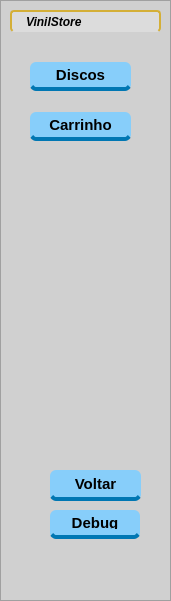
   <widget class="QFrame" name="frame_2">
    <property name="geometry">
     <rect>
      <x>670</x>
      <y>0</y>
      <width>171</width>
      <height>601</height>
     </rect>
    </property>
    <property name="styleSheet">
     <string notr="true">background-color: rgb(208, 208, 208);</string>
    </property>
    <property name="frameShape">
     <enum>QFrame::Shape::StyledPanel</enum>
    </property>
    <property name="frameShadow">
     <enum>QFrame::Shadow::Raised</enum>
    </property>
    <widget class="QPushButton" name="pushButton_Debug">
     <property name="geometry">
      <rect>
       <x>50</x>
       <y>510</y>
       <width>90</width>
       <height>29</height>
      </rect>
     </property>
     <property name="styleSheet">
      <string notr="true">QPushButton {
    background-color: #87CEFA;
    color: #000000;
    border: none;
    border-bottom: 4px solid #0077b3;
    border-radius: 6px;
    font-family: &quot;Courier New&quot;;
    font-weight: bold;
    font-size: 11pt;
    padding: 6px 12px;
    margin-top: 0px;
}
QPushButton:hover {
    background-color: #b0e0e6;
    border-bottom: 4px solid #0099cc;
}
QPushButton:pressed {
    background-color: #0077b3;
    border-bottom: 0px solid transparent;
    margin-top: 4px;
    padding-bottom: 4px;
}</string>
     </property>
     <property name="text">
      <string>Debug</string>
     </property>
    </widget>
    <widget class="QToolBox" name="toolBox_4">
     <property name="geometry">
      <rect>
       <x>10</x>
       <y>10</y>
       <width>151</width>
       <height>271</height>
      </rect>
     </property>
     <property name="styleSheet">
      <string notr="true">QToolBox {
    border: none;
}
QToolBox::tab {
    background-color: #f0f0f0;
    color: #000000;
    border: 1px solid #d4af37;
    border-radius: 4px;
    font-family: &quot;Courier New&quot;;
    font-weight: bold;
    padding-left: 10px;
}
QToolBox::tab:hover {
    background-color: #ffffff;
    border: 1px solid #ffd700;
}
QToolBox::tab:selected {
    background-color: #dcdcdc;
    color: #000000;
    border: 2px solid #d4af37;
    border-bottom: none;
    font-style: italic;
	font: 700 italic 9pt &quot;Courier New&quot;;
}
QPushButton {
    background-color: #87CEFA;
    color: #000000;
    border: none;
    border-bottom: 4px solid #0077b3;
    border-radius: 6px;
    font-family: &quot;Courier New&quot;;
    font-weight: bold;
    font-size: 11pt;
    padding: 6px 12px;
    margin-top: 0px;
}
QPushButton:hover {
    background-color: #b0e0e6;
    border-bottom: 4px solid #0099cc;
}
QPushButton:pressed {
    background-color: #0077b3;
    border-bottom: 0px solid transparent;
    margin-top: 4px;
    padding-bottom: 4px;
}</string>
     </property>
     <property name="currentIndex">
      <number>0</number>
     </property>
     <property name="tabSpacing">
      <number>10</number>
     </property>
     <widget class="QWidget" name="page_15">
      <property name="geometry">
       <rect>
        <x>0</x>
        <y>0</y>
        <width>151</width>
        <height>237</height>
       </rect>
      </property>
      <attribute name="label">
       <string>VinilStore</string>
      </attribute>
      <widget class="QPushButton" name="pushButton_Discos">
       <property name="geometry">
        <rect>
         <x>20</x>
         <y>20</y>
         <width>101</width>
         <height>29</height>
        </rect>
       </property>
       <property name="styleSheet">
        <string notr="true">color: rgb(0, 0, 0);
font: 300 10pt &quot;Perpetua Titling MT&quot;;</string>
       </property>
       <property name="text">
        <string>Discos</string>
       </property>
      </widget>
      <widget class="QPushButton" name="pushButton_shopcart">
       <property name="geometry">
        <rect>
         <x>20</x>
         <y>70</y>
         <width>101</width>
         <height>29</height>
        </rect>
       </property>
       <property name="styleSheet">
        <string notr="true">color: rgb(0, 0, 0);
font: 300 10pt &quot;Perpetua Titling MT&quot;;</string>
       </property>
       <property name="text">
        <string>Carrinho</string>
       </property>
      </widget>
     </widget>
    </widget>
    <widget class="QPushButton" name="pushButton_voltar">
     <property name="geometry">
      <rect>
       <x>50</x>
       <y>470</y>
       <width>91</width>
       <height>31</height>
      </rect>
     </property>
     <property name="styleSheet">
      <string notr="true">QPushButton {
    background-color: #87CEFA;
    color: #000000;
    border: none;
    border-bottom: 4px solid #0077b3;
    border-radius: 6px;
    font-family: &quot;Courier New&quot;;
    font-weight: bold;
    font-size: 11pt;
    padding: 5px 10px;
}
QPushButton:hover {
    background-color: #b0e0e6;
    border-bottom: 4px solid #0099cc;
}
QPushButton:pressed {
    background-color: #0077b3;
    border-bottom: 0px solid transparent;
    margin-top: 4px;
    padding-bottom: 1px;
}</string>
     </property>
     <property name="text">
      <string>Voltar</string>
     </property>
    </widget>
   </widget>
